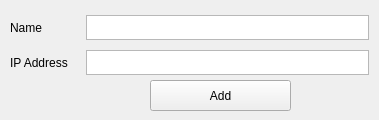
<?xml version="1.0" encoding="UTF-8"?>
<ui version="4.0">
 <class>Form</class>
 <widget class="QWidget" name="Form">
  <property name="geometry">
   <rect>
    <x>0</x>
    <y>0</y>
    <width>379</width>
    <height>120</height>
   </rect>
  </property>
  <property name="windowTitle">
   <string>Form</string>
  </property>
  <widget class="QPushButton" name="addBtn">
   <property name="geometry">
    <rect>
     <x>150</x>
     <y>80</y>
     <width>141</width>
     <height>31</height>
    </rect>
   </property>
   <property name="text">
    <string>Add</string>
   </property>
  </widget>
  <widget class="QLabel" name="label">
   <property name="geometry">
    <rect>
     <x>10</x>
     <y>15</y>
     <width>66</width>
     <height>25</height>
    </rect>
   </property>
   <property name="text">
    <string>Name</string>
   </property>
  </widget>
  <widget class="QTextEdit" name="ipAddress">
   <property name="geometry">
    <rect>
     <x>86</x>
     <y>50</y>
     <width>283</width>
     <height>25</height>
    </rect>
   </property>
   <property name="verticalScrollBarPolicy">
    <enum>Qt::ScrollBarAlwaysOff</enum>
   </property>
   <property name="horizontalScrollBarPolicy">
    <enum>Qt::ScrollBarAlwaysOff</enum>
   </property>
  </widget>
  <widget class="QTextEdit" name="name">
   <property name="geometry">
    <rect>
     <x>86</x>
     <y>15</y>
     <width>283</width>
     <height>25</height>
    </rect>
   </property>
   <property name="verticalScrollBarPolicy">
    <enum>Qt::ScrollBarAlwaysOff</enum>
   </property>
   <property name="horizontalScrollBarPolicy">
    <enum>Qt::ScrollBarAlwaysOff</enum>
   </property>
  </widget>
  <widget class="QLabel" name="label_2">
   <property name="geometry">
    <rect>
     <x>10</x>
     <y>50</y>
     <width>66</width>
     <height>25</height>
    </rect>
   </property>
   <property name="text">
    <string>IP Address</string>
   </property>
  </widget>
 </widget>
 <resources/>
 <connections/>
</ui>
